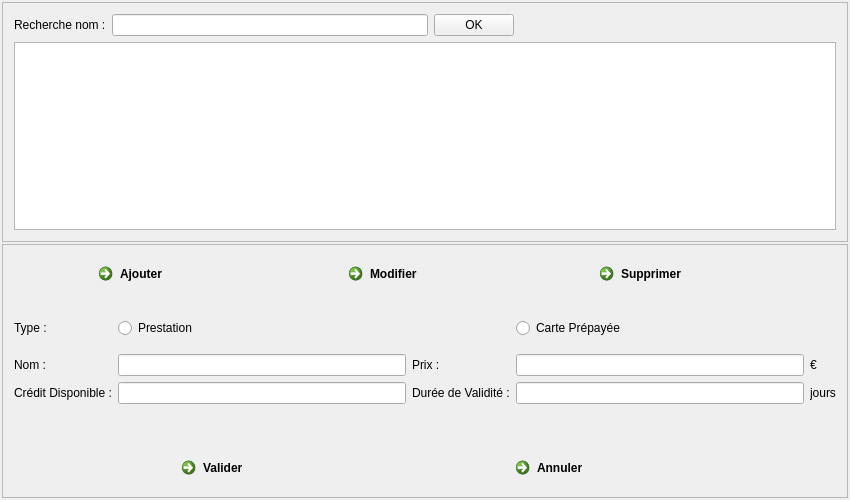
<?xml version="1.0" encoding="UTF-8"?>
<ui version="4.0">
 <class>F_Abonnements</class>
 <widget class="QWidget" name="F_Abonnements">
  <property name="geometry">
   <rect>
    <x>0</x>
    <y>0</y>
    <width>850</width>
    <height>500</height>
   </rect>
  </property>
  <property name="windowTitle">
   <string>Abonnement</string>
  </property>
  <layout class="QGridLayout" name="gridLayout">
   <property name="leftMargin">
    <number>2</number>
   </property>
   <property name="topMargin">
    <number>2</number>
   </property>
   <property name="rightMargin">
    <number>2</number>
   </property>
   <property name="bottomMargin">
    <number>2</number>
   </property>
   <property name="spacing">
    <number>2</number>
   </property>
   <item row="0" column="0">
    <widget class="QFrame" name="frame">
     <property name="frameShape">
      <enum>QFrame::StyledPanel</enum>
     </property>
     <property name="frameShadow">
      <enum>QFrame::Raised</enum>
     </property>
     <layout class="QGridLayout" name="gridLayout_5">
      <item row="0" column="0">
       <layout class="QGridLayout" name="GLay2">
        <item row="0" column="1">
         <widget class="QLabel" name="Lb_Recherche">
          <property name="text">
           <string>Recherche nom :</string>
          </property>
         </widget>
        </item>
        <item row="0" column="2">
         <widget class="QLineEdit" name="LE_Recherche"/>
        </item>
        <item row="0" column="3">
         <widget class="QPushButton" name="Bt_Recherche">
          <property name="text">
           <string>OK</string>
          </property>
         </widget>
        </item>
        <item row="1" column="1" colspan="4">
         <widget class="QTableView" name="TbV_Recherche"/>
        </item>
        <item row="0" column="4">
         <spacer name="HS">
          <property name="orientation">
           <enum>Qt::Horizontal</enum>
          </property>
          <property name="sizeHint" stdset="0">
           <size>
            <width>40</width>
            <height>20</height>
           </size>
          </property>
         </spacer>
        </item>
       </layout>
      </item>
     </layout>
    </widget>
   </item>
   <item row="1" column="0">
    <widget class="QFrame" name="frame_2">
     <property name="frameShape">
      <enum>QFrame::StyledPanel</enum>
     </property>
     <property name="frameShadow">
      <enum>QFrame::Raised</enum>
     </property>
     <layout class="QGridLayout" name="gridLayout_4">
      <item row="2" column="0">
       <layout class="QGridLayout" name="GLay3">
        <item row="0" column="0">
         <widget class="QLabel" name="Lb_Type">
          <property name="text">
           <string>Type :</string>
          </property>
         </widget>
        </item>
        <item row="0" column="1" colspan="2">
         <widget class="QRadioButton" name="RBt_Prestation">
          <property name="text">
           <string>Prestation</string>
          </property>
         </widget>
        </item>
        <item row="0" column="3" colspan="2">
         <widget class="QRadioButton" name="RBt_CartePrepayee">
          <property name="text">
           <string>Carte Prépayée</string>
          </property>
         </widget>
        </item>
        <item row="2" column="0">
         <widget class="QLabel" name="Lb_Nom">
          <property name="text">
           <string>Nom :</string>
          </property>
         </widget>
        </item>
        <item row="3" column="4">
         <widget class="QLabel" name="Lb_DSymbole">
          <property name="text">
           <string>jours</string>
          </property>
         </widget>
        </item>
        <item row="1" column="1">
         <spacer name="VS_2">
          <property name="orientation">
           <enum>Qt::Vertical</enum>
          </property>
          <property name="sizeType">
           <enum>QSizePolicy::Fixed</enum>
          </property>
          <property name="sizeHint" stdset="0">
           <size>
            <width>20</width>
            <height>10</height>
           </size>
          </property>
         </spacer>
        </item>
        <item row="2" column="1">
         <widget class="QLineEdit" name="LE_Nom">
          <property name="readOnly">
           <bool>true</bool>
          </property>
         </widget>
        </item>
        <item row="3" column="1">
         <widget class="QLineEdit" name="LE_Credit">
          <property name="readOnly">
           <bool>true</bool>
          </property>
         </widget>
        </item>
        <item row="2" column="3">
         <widget class="QLineEdit" name="LE_Prix">
          <property name="readOnly">
           <bool>true</bool>
          </property>
         </widget>
        </item>
        <item row="3" column="3">
         <widget class="QLineEdit" name="LE_Duree">
          <property name="enabled">
           <bool>true</bool>
          </property>
          <property name="readOnly">
           <bool>true</bool>
          </property>
         </widget>
        </item>
        <item row="2" column="2">
         <widget class="QLabel" name="Lb_Prix">
          <property name="text">
           <string>Prix :</string>
          </property>
         </widget>
        </item>
        <item row="2" column="4">
         <widget class="QLabel" name="Lb_PSymbole">
          <property name="text">
           <string>€</string>
          </property>
         </widget>
        </item>
        <item row="3" column="2">
         <widget class="QLabel" name="Lb_Duree">
          <property name="text">
           <string>Durée de Validité :</string>
          </property>
         </widget>
        </item>
        <item row="3" column="0">
         <widget class="QLabel" name="Lb_Credit">
          <property name="text">
           <string>Crédit Disponible :</string>
          </property>
         </widget>
        </item>
       </layout>
      </item>
      <item row="4" column="0">
       <layout class="QHBoxLayout" name="HLay2">
        <property name="sizeConstraint">
         <enum>QLayout::SetMinimumSize</enum>
        </property>
        <item>
         <spacer name="HS_2">
          <property name="orientation">
           <enum>Qt::Horizontal</enum>
          </property>
          <property name="sizeHint" stdset="0">
           <size>
            <width>40</width>
            <height>20</height>
           </size>
          </property>
         </spacer>
        </item>
        <item>
         <widget class="QCommandLinkButton" name="Bt_Valider">
          <property name="text">
           <string>Valider</string>
          </property>
          <property name="icon">
           <iconset resource="ImagesIcones.qrc">
            <normaloff>:/Valider.png</normaloff>
            <normalon>:/Valider.png</normalon>:/Valider.png</iconset>
          </property>
          <property name="iconSize">
           <size>
            <width>30</width>
            <height>30</height>
           </size>
          </property>
         </widget>
        </item>
        <item>
         <spacer name="HS_3">
          <property name="orientation">
           <enum>Qt::Horizontal</enum>
          </property>
          <property name="sizeHint" stdset="0">
           <size>
            <width>40</width>
            <height>20</height>
           </size>
          </property>
         </spacer>
        </item>
        <item>
         <widget class="QCommandLinkButton" name="Bt_Annuler">
          <property name="text">
           <string>Annuler</string>
          </property>
          <property name="icon">
           <iconset resource="ImagesIcones.qrc">
            <normaloff>:/Annuler.png</normaloff>:/Annuler.png</iconset>
          </property>
          <property name="iconSize">
           <size>
            <width>30</width>
            <height>30</height>
           </size>
          </property>
         </widget>
        </item>
        <item>
         <spacer name="HS_4">
          <property name="orientation">
           <enum>Qt::Horizontal</enum>
          </property>
          <property name="sizeHint" stdset="0">
           <size>
            <width>40</width>
            <height>20</height>
           </size>
          </property>
         </spacer>
        </item>
       </layout>
      </item>
      <item row="0" column="0">
       <layout class="QHBoxLayout" name="HLay">
        <item>
         <spacer name="HS_8">
          <property name="orientation">
           <enum>Qt::Horizontal</enum>
          </property>
          <property name="sizeHint" stdset="0">
           <size>
            <width>40</width>
            <height>20</height>
           </size>
          </property>
         </spacer>
        </item>
        <item>
         <widget class="QCommandLinkButton" name="Bt_Ajouter">
          <property name="text">
           <string>Ajouter</string>
          </property>
          <property name="icon">
           <iconset resource="ImagesIcones.qrc">
            <normaloff>:/BBD_Ajouter.png</normaloff>:/BBD_Ajouter.png</iconset>
          </property>
          <property name="iconSize">
           <size>
            <width>30</width>
            <height>30</height>
           </size>
          </property>
         </widget>
        </item>
        <item>
         <spacer name="HS_5">
          <property name="orientation">
           <enum>Qt::Horizontal</enum>
          </property>
          <property name="sizeHint" stdset="0">
           <size>
            <width>40</width>
            <height>20</height>
           </size>
          </property>
         </spacer>
        </item>
        <item>
         <widget class="QCommandLinkButton" name="Bt_Modifier">
          <property name="text">
           <string>Modifier</string>
          </property>
          <property name="icon">
           <iconset resource="ImagesIcones.qrc">
            <normaloff>:/BDD_Modifier.png</normaloff>:/BDD_Modifier.png</iconset>
          </property>
          <property name="iconSize">
           <size>
            <width>30</width>
            <height>30</height>
           </size>
          </property>
         </widget>
        </item>
        <item>
         <spacer name="HS_6">
          <property name="orientation">
           <enum>Qt::Horizontal</enum>
          </property>
          <property name="sizeHint" stdset="0">
           <size>
            <width>40</width>
            <height>20</height>
           </size>
          </property>
         </spacer>
        </item>
        <item>
         <widget class="QCommandLinkButton" name="Bt_Supprimer">
          <property name="text">
           <string>Supprimer</string>
          </property>
          <property name="icon">
           <iconset resource="ImagesIcones.qrc">
            <normaloff>:/BDD_Supprimer.png</normaloff>:/BDD_Supprimer.png</iconset>
          </property>
          <property name="iconSize">
           <size>
            <width>30</width>
            <height>30</height>
           </size>
          </property>
         </widget>
        </item>
        <item>
         <spacer name="HS_7">
          <property name="orientation">
           <enum>Qt::Horizontal</enum>
          </property>
          <property name="sizeHint" stdset="0">
           <size>
            <width>40</width>
            <height>20</height>
           </size>
          </property>
         </spacer>
        </item>
       </layout>
      </item>
      <item row="3" column="0">
       <spacer name="VS">
        <property name="orientation">
         <enum>Qt::Vertical</enum>
        </property>
        <property name="sizeType">
         <enum>QSizePolicy::Preferred</enum>
        </property>
        <property name="sizeHint" stdset="0">
         <size>
          <width>20</width>
          <height>40</height>
         </size>
        </property>
       </spacer>
      </item>
      <item row="1" column="0">
       <spacer name="VS_3">
        <property name="orientation">
         <enum>Qt::Vertical</enum>
        </property>
        <property name="sizeType">
         <enum>QSizePolicy::Preferred</enum>
        </property>
        <property name="sizeHint" stdset="0">
         <size>
          <width>20</width>
          <height>20</height>
         </size>
        </property>
       </spacer>
      </item>
     </layout>
    </widget>
   </item>
  </layout>
 </widget>
 <layoutdefault spacing="6" margin="11"/>
 <resources>
  <include location="ImagesIcones.qrc"/>
 </resources>
 <connections/>
</ui>
